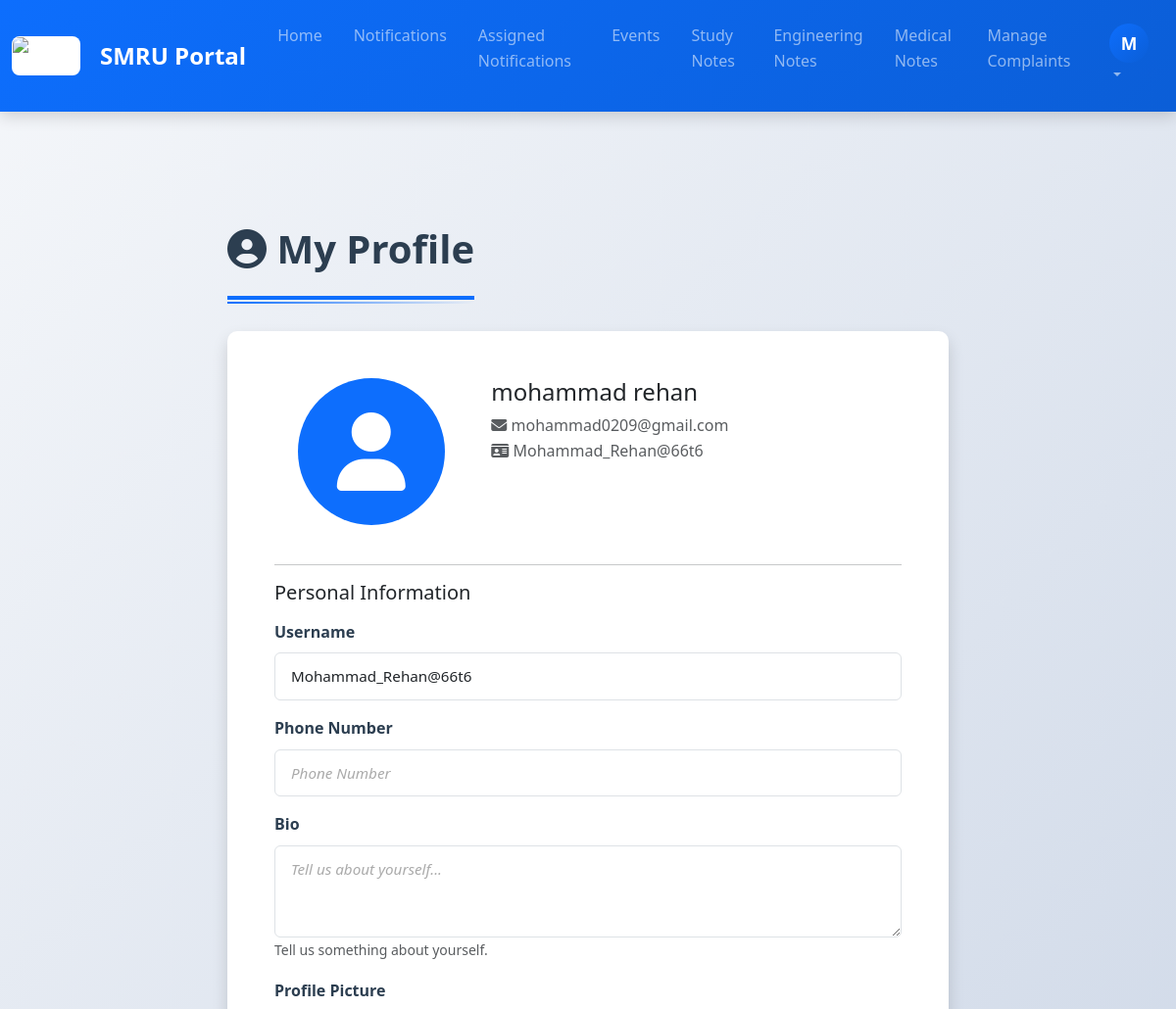
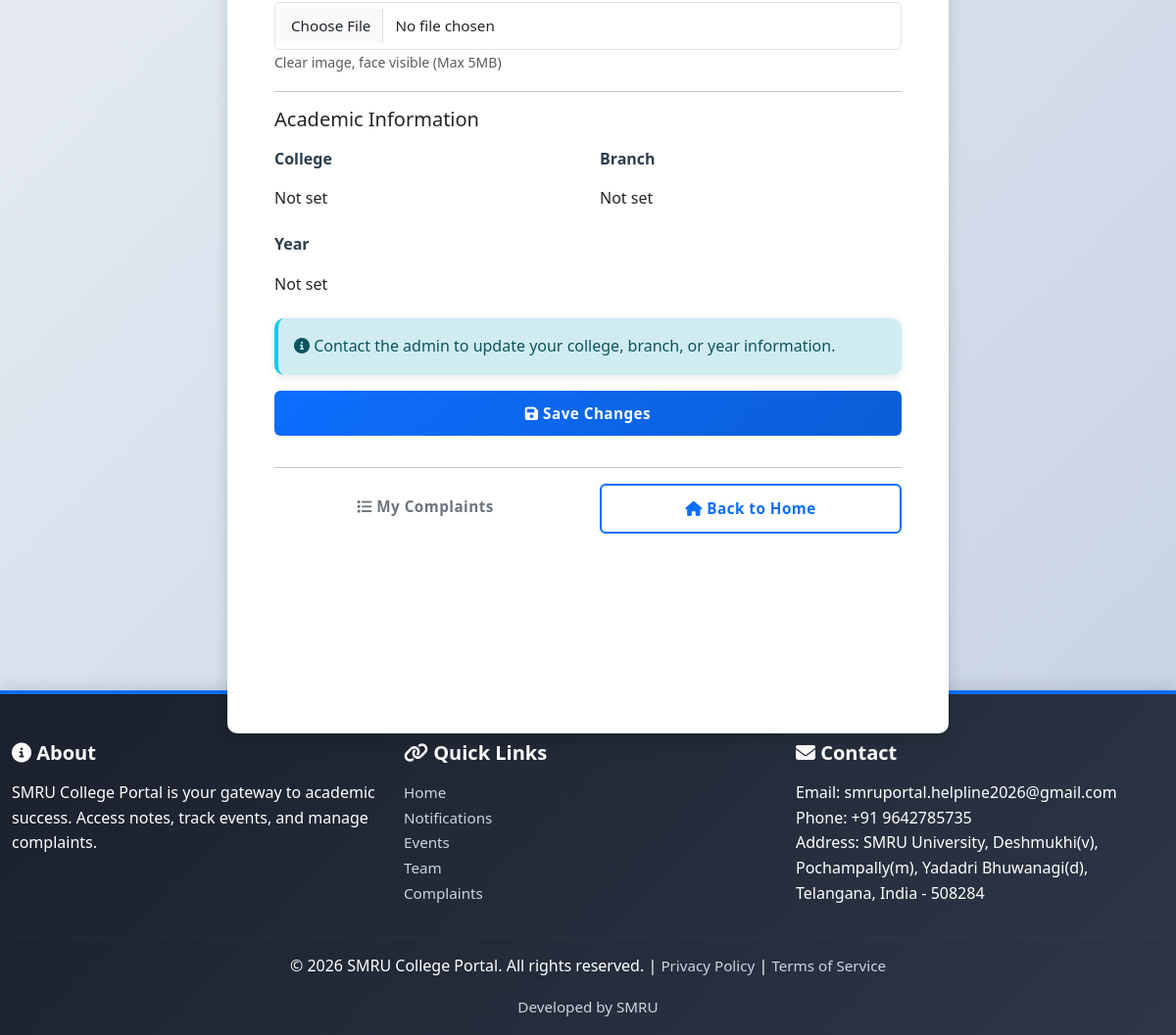
Screenshot of /profile/ (signed in) with the database file from the repository (2 pictures, top to bottom).
### smru/models.py (models this page shows, shortened)
class StudentProfile(models.Model):
    user = models.OneToOneField(User, on_delete=models.CASCADE, related_name='student_profile')
    roll_number = models.CharField(max_length=50, unique=True)
    hall_ticket_number = models.CharField(max_length=50, blank=True)
    college_name = models.CharField(max_length=200, blank=True)  # Store as string during signup
    branch_name = models.CharField(max_length=200, blank=True)  # Store as string during signup
    year_name = models.CharField(max_length=50, blank=True)  # Store as string during signup
    college = models.ForeignKey(College, on_delete=models.SET_NULL, null=True, blank=True)  # Link to actual college later
    branch = models.ForeignKey(Branch, on_delete=models.SET_NULL, null=True, blank=True)  # Link to actual branch later
    year = models.ForeignKey(Year, on_delete=models.SET_NULL, null=True, blank=True)  # Link to actual year later
    phone = models.CharField(max_length=15, blank=True)
    id_card = models.ImageField(upload_to='student_id_cards/', blank=True, null=True)
    pan_card = models.ImageField(upload_to='student_pan_cards/', blank=True, null=True)
    live_photo = models.ImageField(upload_to='student_live_photos/', blank=True, null=True)
    profile_picture = models.ImageField(upload_to='student_profiles/', blank=True, null=True)
    bio = models.TextField(blank=True)
    is_from_listed_college = models.BooleanField(default=True)  # Track if from listed college
    is_approved = models.BooleanField(default=False)
    created_at = models.DateTimeField(auto_now_add=True)
    updated_at = models.DateTimeField(auto_now=True)
    class Meta:
        verbose_name_plural = 'Student Profiles'

### smru/views.py (the view)
# urls.py: path('profile/', views.profile, name='profile'),
@login_required(login_url='smru:login')
def profile(request):
    try:
        student_profile, created = StudentProfile.objects.get_or_create(
            user=request.user,
            defaults={
                'roll_number': request.user.username,
            }
        )
        if request.method == 'POST':
            form = StudentProfileForm(request.POST, request.FILES, instance=student_profile)
            if form.is_valid():
                form.save()
                logger.info(f"User profile updated: {request.user.username}")
                messages.success(request, 'Profile updated successfully!')
                return redirect('smru:profile')
        else:
            form = StudentProfileForm(instance=student_profile)
        return render(request, 'smru/profile.html', {
            'form': form,
            'student_profile': student_profile,
        })
    except Exception as e:
        logger.error(f"Error in profile view: {str(e)}")
        messages.error(request, 'An error occurred.')
        return redirect('smru:home')

### smru/templates/smru/profile.html (shortened to what this page needs)
{% extends 'smru/base.html' %}
{% block content %}
<div class="container py-5">
    <div class="row">
        <div class="col-lg-8 mx-auto">
            <h2 class="section-title">
                <i class="fas fa-user-circle"></i> My Profile
            </h2>
            <div class="card shadow">
                <div class="card-body p-5">
                    <form method="post" enctype="multipart/form-data" novalidate>
                        <div class="row">
                            <div class="col-md-4 text-center mb-4">
                                {% if student_profile.profile_picture %}
                                <img src="{{ student_profile.profile_picture.url }}" class="rounded-circle" alt="Profile" style="width: 150px; height: 150px; object-fit: cover;">
                                {% else %}
                                <div class="rounded-circle bg-primary d-inline-flex align-items-center justify-content-center" style="width: 150px; height: 150px;">
                                    <i class="fas fa-user fa-5x text-white"></i>
                                </div>
                                {% endif %}
                            </div>
                            <div class="col-md-8">
                                <h4>{{ user.get_full_name|default:user.username }}</h4>
                                <p class="text-muted">
                                    <i class="fas fa-envelope"></i> {{ user.email }}<br>
                                    <i class="fas fa-id-card"></i> {{ student_profile.roll_number|default:"Not set" }}
                                </p>
                            </div>
                        </div>
                        <hr>
                        <h5 class="mb-3">Personal Information</h5>
                        <div class="mb-3">
                            <label for="id_roll_number" class="form-label">Username</label>
                            {{ form.roll_number }}
                        </div>
                        <div class="mb-3">
                            <label for="id_phone" class="form-label">Phone Number</label>
                            {{ form.phone }}
                        </div>
                        <div class="mb-3">
                            <label for="id_bio" class="form-label">Bio</label>
                            {{ form.bio }}
                            <small class="form-text text-muted">Tell us something about yourself.</small>
                        </div>
                        <div class="mb-3">
                            <label for="id_profile_picture" class="form-label">Profile Picture</label>
                            {{ form.profile_picture }}
                            <small class="form-text text-muted">Clear image, face visible (Max 5MB)</small>
                        </div>
                        <hr>
                        <h5 class="mb-3">Academic Information</h5>
                        <div class="row">
                            <div class="col-md-6 mb-3">
                                <label class="form-label">College</label>
                                <p class="form-control-plaintext">{{ student_profile.college|default:"Not set" }}</p>
                            </div>
                            <div class="col-md-6 mb-3">
                                <label class="form-label">Branch</label>
                                <p class="form-control-plaintext">{{ student_profile.branch|default:"Not set" }}</p>
                            </div>
                        </div>
                        <div class="mb-3">
                            <label class="form-label">Year</label>
                            {% if student_profile.year %}
                            <p class="form-control-plaintext">{{ student_profile.year.name }}</p>
                            {% else %}
                            <p class="form-control-plaintext">Not set</p>
                            {% endif %}
                        </div>
                        <div class="alert alert-info">
                            <i class="fas fa-info-circle"></i>
                            Contact the admin to update your college, branch, or year information.
                        </div>
                        <button type="submit" class="btn btn-primary btn-lg w-100 mb-3">
                            <i class="fas fa-save"></i> Save Changes
                        </button>
                    </form>
                    <hr>
                    <div class="row text-center">
                        <div class="col-md-6">
                            <a href="{% url 'smru:my_complaints' %}" class="btn btn-outline-secondary w-100">
                                <i class="fas fa-list"></i> My Complaints
                            </a>
                        </div>
                        <div class="col-md-6">
                            <a href="{% url 'smru:home' %}" class="btn btn-outline-primary w-100">
                                <i class="fas fa-home"></i> Back to Home
                            </a>
                        </div>
                    </div>
                </div>
            </div>
        </div>
    </div>
</div>
{% endblock %}

### smru/templates/smru/base.html (shortened to what this page needs)
<!DOCTYPE html>
<html lang="en">
<head>
    <link href="https://cdn.jsdelivr.net/npm/bootstrap@5.3.2/dist/css/bootstrap.min.css" rel="stylesheet">
    <link href="https://cdnjs.cloudflare.com/ajax/libs/font-awesome/6.4.0/css/all.min.css" rel="stylesheet">
</head>
<body>
    {% if user.is_authenticated %}
    <nav class="navbar navbar-expand-lg navbar-dark sticky-top">
        <div class="container-fluid">
            <a class="navbar-brand" href="{% url 'smru:home' %}">
                <img src="https://yt3.googleusercontent.com/NbCLFD5gyhswvy4qGsI-2WhPBwQ_rpSIZ-ZDDVr1Pa_lQVucwiDgIeukAWmpbD9Y41G09L_oBw=s900-c-k-c0x00ffffff-no-rj" alt="SMRU Logo" class="brand-logo me-2">
                SMRU Portal
            </a>
            <div class="collapse navbar-collapse" id="navbarNav">
                <ul class="navbar-nav ms-auto">
                    <li class="nav-item"><a class="nav-link" href="{% url 'smru:home' %}">Home</a></li>
                    <li class="nav-item"><a class="nav-link" href="{% url 'smru:notifications' %}">Notifications</a></li>
                    {% if user.user_role and user.user_role.role in 'hod,chairman,principal,director,faculty,security,admin' %}
                    <li class="nav-item"><a class="nav-link" href="{% url 'smru:staff_notifications' %}">Assigned Notifications</a></li>
                    {% endif %}
                    <li class="nav-item"><a class="nav-link" href="{% url 'smru:events' %}">Events</a></li>
                    <li class="nav-item"><a class="nav-link" href="{% url 'smru:notes' %}">Study Notes</a></li>
                    <li class="nav-item"><a class="nav-link" href="{% url 'smru:engineering' %}">Engineering Notes</a></li>
                    <li class="nav-item"><a class="nav-link" href="{% url 'smru:medical' %}">Medical Notes</a></li>
                    {% if user.user_role and user.user_role.role in 'hod,chairman,principal,director,faculty,security,admin' %}
                    <li class="nav-item"><a class="nav-link" href="{% url 'smru:manage_complaints' %}">Manage Complaints</a></li>
                    {% else %}
                    <li class="nav-item"><a class="nav-link" href="{% url 'smru:complaints' %}">Complaints</a></li>
                    {% endif %}
                    <li class="nav-item dropdown">
                        <a class="nav-link dropdown-toggle" href="#" id="userDropdown" role="button" data-bs-toggle="dropdown">
                            {% if user.student_profile.profile_picture %}
                            <img src="{{ user.student_profile.profile_picture.url }}" alt="Profile" class="user-avatar">
                            {% else %}
                            <div class="user-avatar">{{ user.first_name|first|upper }}</div>
                            {% endif %}
                        </a>
                    </li>
                </ul>
            </div>
        </div>
    </nav>
    {% endif %}
    <main class="container-fluid">
        {% block content %}{% endblock %}
    </main>
    <footer>
        <div class="container-fluid">
            <div class="row">
                <div class="col-md-4">
                    <h5><i class="fas fa-info-circle"></i> About</h5>
                    <p>SMRU College Portal is your gateway to academic success. Access notes, track events, and manage complaints.</p>
                </div>
                <div class="col-md-4">
                    <h5><i class="fas fa-link"></i> Quick Links</h5>
                    <ul class="list-unstyled">
                        <li><a href="{% url 'smru:home' %}">Home</a></li>
                        <li><a href="{% url 'smru:notifications' %}">Notifications</a></li>
                        <li><a href="{% url 'smru:events' %}">Events</a></li>
                        <li><a href="{% url 'smru:team' %}">Team</a></li>
                        <li><a href="{% url 'smru:complaints' %}">Complaints</a></li>
                    </ul>
                </div>
                <div class="col-md-4">
                    <h5><i class="fas fa-envelope"></i> Contact</h5>
                    <p>
                        Email: smruportal.helpline2026@gmail.com<br>
                        Phone: +91 9642785735<br>
                        Address: SMRU University, Deshmukhi(v), Pochampally(m), Yadadri Bhuwanagi(d), Telangana, India - 508284
                    </p>
                </div>
            </div>
            <hr style="border-color: rgba(255,255,255,0.1);">
            <div class="text-center">
                <p>&copy; 2026 SMRU College Portal. All rights reserved. |
                <a href="{% url 'smru:privacy_policy' %}">Privacy Policy</a> |
                <a href="{% url 'smru:terms_of_service' %}">Terms of Service</a></p>
                <a href="{% url 'smru:team' %}">Developed by SMRU</a>
            </div>
        </div>
    </footer>
</body>
</html>

### rows the page displays
StudentProfile: roll_number "Mohammad_Rehan@66t6", college "Not set", branch "Not set"

### other values shown
{{ user.first_name|first|upper }} "M"
{{ user.get_full_name|default:user.username }} "mohammad rehan"
{{ user.email }} "mohammad0209@gmail.com"
